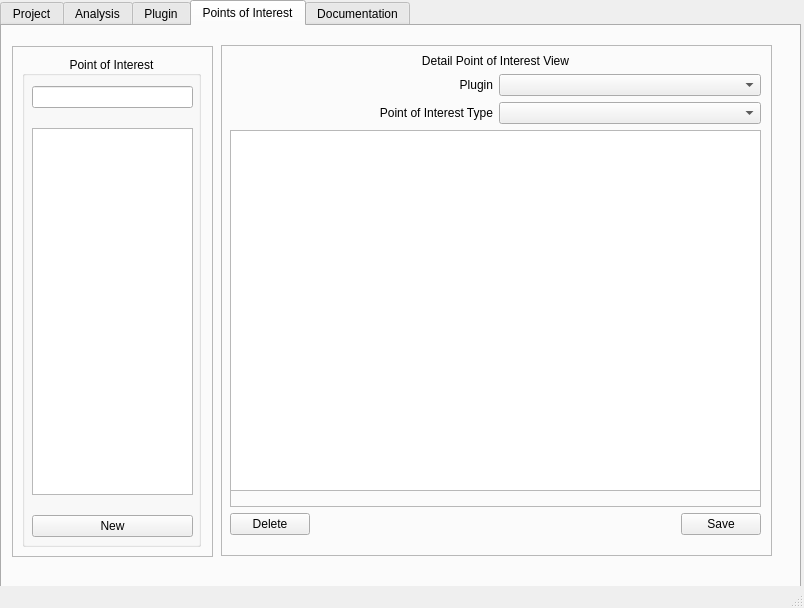
<?xml version="1.0" encoding="UTF-8"?>
<ui version="4.0">
 <class>MainWindow</class>
 <widget class="QMainWindow" name="MainWindow">
  <property name="geometry">
   <rect>
    <x>0</x>
    <y>0</y>
    <width>804</width>
    <height>608</height>
   </rect>
  </property>
  <property name="windowTitle">
   <string>MainWindow</string>
  </property>
  <widget class="QWidget" name="centralwidget">
   <widget class="QTabWidget" name="tabWidget">
    <property name="geometry">
     <rect>
      <x>0</x>
      <y>0</y>
      <width>801</width>
      <height>601</height>
     </rect>
    </property>
    <property name="currentIndex">
     <number>3</number>
    </property>
    <widget class="QWidget" name="ProjectTab">
     <attribute name="title">
      <string>Project</string>
     </attribute>
     <widget class="QGroupBox" name="groupBox_3">
      <property name="geometry">
       <rect>
        <x>10</x>
        <y>10</y>
        <width>181</width>
        <height>511</height>
       </rect>
      </property>
      <property name="title">
       <string>Project View</string>
      </property>
      <property name="alignment">
       <set>Qt::AlignCenter</set>
      </property>
      <widget class="QWidget" name="verticalLayoutWidget_2">
       <property name="geometry">
        <rect>
         <x>10</x>
         <y>30</y>
         <width>161</width>
         <height>471</height>
        </rect>
       </property>
       <layout class="QVBoxLayout" name="verticalLayout_2">
        <property name="spacing">
         <number>20</number>
        </property>
        <item>
         <widget class="QLineEdit" name="lineEdit"/>
        </item>
        <item>
         <widget class="QListWidget" name="listWidget"/>
        </item>
        <item>
         <widget class="QPushButton" name="pushButton_7">
          <property name="text">
           <string>New</string>
          </property>
         </widget>
        </item>
       </layout>
      </widget>
     </widget>
     <widget class="QGroupBox" name="groupBox_4">
      <property name="geometry">
       <rect>
        <x>200</x>
        <y>10</y>
        <width>581</width>
        <height>511</height>
       </rect>
      </property>
      <property name="title">
       <string>Detailed Project View</string>
      </property>
      <property name="alignment">
       <set>Qt::AlignCenter</set>
      </property>
      <widget class="QWidget" name="gridLayoutWidget_2">
       <property name="geometry">
        <rect>
         <x>10</x>
         <y>30</y>
         <width>561</width>
         <height>471</height>
        </rect>
       </property>
       <layout class="QGridLayout" name="gridLayout_2">
        <property name="spacing">
         <number>20</number>
        </property>
        <item row="1" column="0">
         <widget class="QLabel" name="label_8">
          <property name="text">
           <string>Project Description</string>
          </property>
         </widget>
        </item>
        <item row="3" column="1">
         <widget class="QTableWidget" name="tableWidget"/>
        </item>
        <item row="2" column="2">
         <widget class="QPushButton" name="pushButton_8">
          <property name="text">
           <string>Browse</string>
          </property>
         </widget>
        </item>
        <item row="1" column="1">
         <widget class="QTextEdit" name="textEdit_2"/>
        </item>
        <item row="0" column="0">
         <widget class="QLabel" name="label_7">
          <property name="text">
           <string>Project Name</string>
          </property>
         </widget>
        </item>
        <item row="2" column="1">
         <widget class="QLineEdit" name="lineEdit_3"/>
        </item>
        <item row="3" column="0">
         <widget class="QLabel" name="label_10">
          <property name="text">
           <string>Binary FIle Properties</string>
          </property>
         </widget>
        </item>
        <item row="2" column="0">
         <widget class="QLabel" name="label_9">
          <property name="text">
           <string>Binary File Path</string>
          </property>
         </widget>
        </item>
        <item row="0" column="1">
         <widget class="QLineEdit" name="lineEdit_2"/>
        </item>
        <item row="4" column="0">
         <widget class="QPushButton" name="pushButton_9">
          <property name="text">
           <string>Delete</string>
          </property>
         </widget>
        </item>
        <item row="4" column="2">
         <widget class="QPushButton" name="pushButton_10">
          <property name="text">
           <string>Save</string>
          </property>
         </widget>
        </item>
       </layout>
      </widget>
     </widget>
    </widget>
    <widget class="QWidget" name="analysisTab">
     <attribute name="title">
      <string>Analysis</string>
     </attribute>
    </widget>
    <widget class="QWidget" name="pluginTab">
     <attribute name="title">
      <string>Plugin</string>
     </attribute>
    </widget>
    <widget class="QWidget" name="pointsOfInterestTab">
     <attribute name="title">
      <string>Points of Interest</string>
     </attribute>
     <widget class="QFrame" name="frame">
      <property name="geometry">
       <rect>
        <x>10</x>
        <y>20</y>
        <width>201</width>
        <height>511</height>
       </rect>
      </property>
      <property name="frameShape">
       <enum>QFrame::StyledPanel</enum>
      </property>
      <property name="frameShadow">
       <enum>QFrame::Raised</enum>
      </property>
      <widget class="QGroupBox" name="groupBox_5">
       <property name="geometry">
        <rect>
         <x>10</x>
         <y>10</y>
         <width>179</width>
         <height>491</height>
        </rect>
       </property>
       <property name="title">
        <string>Point of Interest</string>
       </property>
       <property name="alignment">
        <set>Qt::AlignCenter</set>
       </property>
       <widget class="QWidget" name="verticalLayoutWidget_3">
        <property name="geometry">
         <rect>
          <x>10</x>
          <y>30</y>
          <width>161</width>
          <height>451</height>
         </rect>
        </property>
        <layout class="QVBoxLayout" name="verticalLayout_3">
         <property name="spacing">
          <number>20</number>
         </property>
         <item>
          <widget class="QLineEdit" name="lineEdit_4"/>
         </item>
         <item>
          <widget class="QListWidget" name="listWidget_2"/>
         </item>
         <item>
          <widget class="QPushButton" name="pushButton_11">
           <property name="text">
            <string>New</string>
           </property>
          </widget>
         </item>
        </layout>
       </widget>
      </widget>
     </widget>
     <widget class="QFrame" name="frame_2">
      <property name="geometry">
       <rect>
        <x>219</x>
        <y>19</y>
        <width>551</width>
        <height>511</height>
       </rect>
      </property>
      <property name="frameShape">
       <enum>QFrame::StyledPanel</enum>
      </property>
      <property name="frameShadow">
       <enum>QFrame::Raised</enum>
      </property>
      <widget class="QWidget" name="gridLayoutWidget_3">
       <property name="geometry">
        <rect>
         <x>9</x>
         <y>9</y>
         <width>531</width>
         <height>481</height>
        </rect>
       </property>
       <layout class="QGridLayout" name="gridLayout_3">
        <item row="3" column="0" alignment="Qt::AlignLeft">
         <widget class="QPushButton" name="pushButton_2">
          <property name="text">
           <string>Delete</string>
          </property>
         </widget>
        </item>
        <item row="3" column="1" alignment="Qt::AlignRight">
         <widget class="QPushButton" name="pushButton_3">
          <property name="text">
           <string>Save</string>
          </property>
         </widget>
        </item>
        <item row="2" column="0" colspan="2">
         <widget class="QFrame" name="frame_3">
          <property name="sizePolicy">
           <sizepolicy hsizetype="Preferred" vsizetype="Expanding">
            <horstretch>0</horstretch>
            <verstretch>0</verstretch>
           </sizepolicy>
          </property>
          <property name="frameShape">
           <enum>QFrame::StyledPanel</enum>
          </property>
          <property name="frameShadow">
           <enum>QFrame::Raised</enum>
          </property>
          <widget class="QTextEdit" name="textEdit">
           <property name="geometry">
            <rect>
             <x>0</x>
             <y>0</y>
             <width>531</width>
             <height>361</height>
            </rect>
           </property>
          </widget>
         </widget>
        </item>
        <item row="0" column="0" colspan="2" alignment="Qt::AlignTop">
         <widget class="QLabel" name="label_6">
          <property name="sizePolicy">
           <sizepolicy hsizetype="Minimum" vsizetype="Preferred">
            <horstretch>0</horstretch>
            <verstretch>0</verstretch>
           </sizepolicy>
          </property>
          <property name="text">
           <string>Detail Point of Interest View</string>
          </property>
          <property name="alignment">
           <set>Qt::AlignCenter</set>
          </property>
         </widget>
        </item>
        <item row="1" column="0" colspan="2">
         <layout class="QGridLayout" name="gridLayout_4">
          <item row="0" column="0">
           <widget class="QLabel" name="label_12">
            <property name="text">
             <string>Plugin</string>
            </property>
            <property name="alignment">
             <set>Qt::AlignRight|Qt::AlignTrailing|Qt::AlignVCenter</set>
            </property>
           </widget>
          </item>
          <item row="1" column="0">
           <widget class="QLabel" name="label_13">
            <property name="text">
             <string>Point of Interest Type</string>
            </property>
            <property name="alignment">
             <set>Qt::AlignRight|Qt::AlignTrailing|Qt::AlignVCenter</set>
            </property>
           </widget>
          </item>
          <item row="0" column="1">
           <widget class="QComboBox" name="comboBox">
            <property name="currentText">
             <string extracomment="Existing Plugin"/>
            </property>
           </widget>
          </item>
          <item row="1" column="1">
           <widget class="QComboBox" name="comboBox_2">
            <property name="currentText">
             <string extracomment="Type"/>
            </property>
           </widget>
          </item>
         </layout>
        </item>
       </layout>
      </widget>
     </widget>
    </widget>
    <widget class="QWidget" name="documentationTab">
     <attribute name="title">
      <string>Documentation</string>
     </attribute>
     <widget class="QFrame" name="frame_4">
      <property name="geometry">
       <rect>
        <x>20</x>
        <y>10</y>
        <width>161</width>
        <height>521</height>
       </rect>
      </property>
      <property name="frameShape">
       <enum>QFrame::StyledPanel</enum>
      </property>
      <property name="frameShadow">
       <enum>QFrame::Raised</enum>
      </property>
      <widget class="QLabel" name="label_14">
       <property name="geometry">
        <rect>
         <x>10</x>
         <y>10</y>
         <width>131</width>
         <height>21</height>
        </rect>
       </property>
       <property name="text">
        <string>Document View</string>
       </property>
       <property name="alignment">
        <set>Qt::AlignCenter</set>
       </property>
      </widget>
      <widget class="QTextEdit" name="textEdit_3">
       <property name="geometry">
        <rect>
         <x>10</x>
         <y>40</y>
         <width>141</width>
         <height>31</height>
        </rect>
       </property>
      </widget>
      <widget class="QLabel" name="label_15">
       <property name="geometry">
        <rect>
         <x>10</x>
         <y>90</y>
         <width>146</width>
         <height>16</height>
        </rect>
       </property>
       <property name="text">
        <string>BEAT Documentation</string>
       </property>
      </widget>
      <widget class="QLabel" name="label_16">
       <property name="geometry">
        <rect>
         <x>10</x>
         <y>110</y>
         <width>141</width>
         <height>17</height>
        </rect>
       </property>
       <property name="text">
        <string>Plug In Structure</string>
       </property>
       <property name="alignment">
        <set>Qt::AlignCenter</set>
       </property>
      </widget>
     </widget>
     <widget class="QFrame" name="frame_5">
      <property name="geometry">
       <rect>
        <x>199</x>
        <y>9</y>
        <width>581</width>
        <height>521</height>
       </rect>
      </property>
      <property name="frameShape">
       <enum>QFrame::StyledPanel</enum>
      </property>
      <property name="frameShadow">
       <enum>QFrame::Raised</enum>
      </property>
      <widget class="QFrame" name="frame_6">
       <property name="geometry">
        <rect>
         <x>19</x>
         <y>49</y>
         <width>541</width>
         <height>461</height>
        </rect>
       </property>
       <property name="frameShape">
        <enum>QFrame::StyledPanel</enum>
       </property>
       <property name="frameShadow">
        <enum>QFrame::Raised</enum>
       </property>
       <widget class="QLabel" name="label_17">
        <property name="geometry">
         <rect>
          <x>180</x>
          <y>170</y>
          <width>171</width>
          <height>17</height>
         </rect>
        </property>
        <property name="text">
         <string>Document Content Area</string>
        </property>
       </widget>
      </widget>
      <widget class="QLabel" name="label_18">
       <property name="geometry">
        <rect>
         <x>200</x>
         <y>10</y>
         <width>171</width>
         <height>17</height>
        </rect>
       </property>
       <property name="text">
        <string>Detailed Document View</string>
       </property>
      </widget>
     </widget>
    </widget>
   </widget>
  </widget>
  <widget class="QStatusBar" name="statusbar"/>
  <widget class="QMenuBar" name="menubar">
   <property name="geometry">
    <rect>
     <x>0</x>
     <y>0</y>
     <width>804</width>
     <height>22</height>
    </rect>
   </property>
  </widget>
 </widget>
 <resources/>
 <connections/>
</ui>
